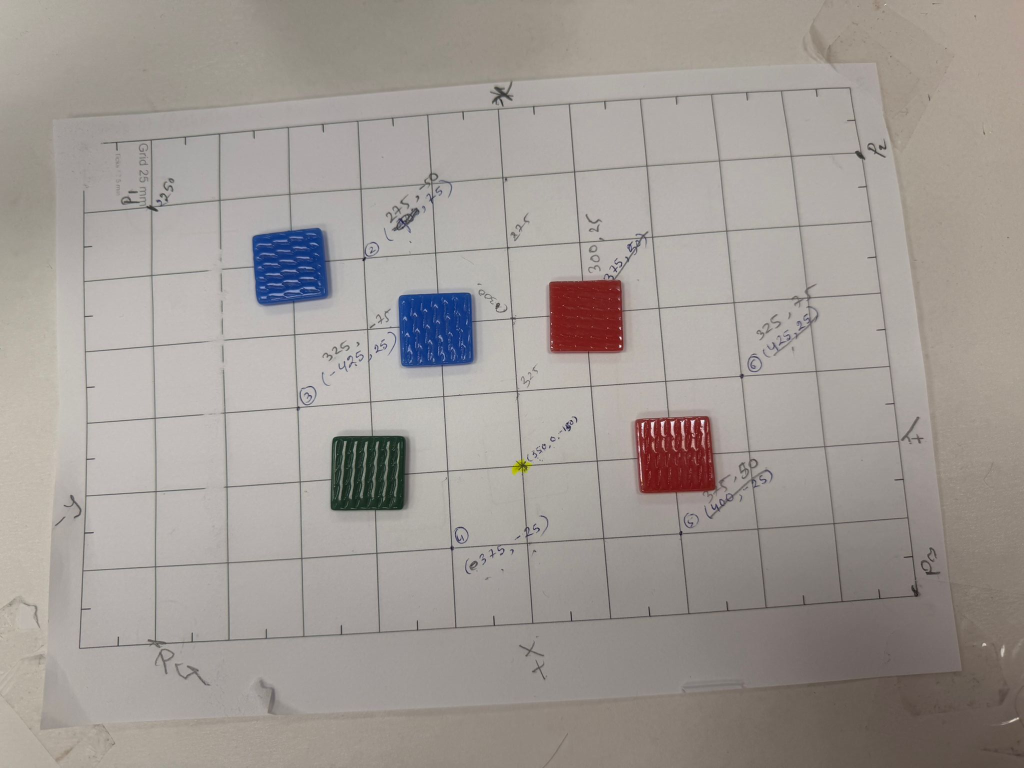
#> input picture run.jpeg, 2048 x 1536 px (shown at 1/2 size); its folder holds only this picture in this run
$ python -i app.py   (imports and definitions only)
#> lines starting #> are read from the running program, lines starting #| are printed output that depends on the picture; after the words box and inside, x2 and y2 are one past the last pixel; in counts of white or black regions, pixels touching at a corner belong together
#> further down, picture is the input picture: shape (1536, 2048, 3); mean B, G, R 148.5, 153.3, 159.8
# Entry point for the vision-driven pick‑and‑place Streamlit application.
#
# When deploying this project you need only modify this file; all other
# modules are imported from the existing repository layout.  The package
# dependencies are:
#   * streamlit
#   * opencv-python
#   * numpy
#   * pandas (optional, used for nicer tables)
#
# Install them before running the app (e.g. ``pip install streamlit opencv-python
# numpy pandas``) or provide a requirements.txt alongside the project.

from pathlib import Path
import json

import cv2
import numpy as np
try:
    import pandas as pd
except ImportError:
    pd = None  # pandas is optional; we'll fall back to built-in streamlit tables

# streamlit is an optional dependency; if it's not installed the module will
# still import and a lightweight CLI will be used instead of the web UI.
try:
    import streamlit as st
except ImportError:
    st = None

# detection and robot modules have been reorganized in the repository; the original
# `Detector` and `DobotController` classes no longer exist.  Rather than adding new
# files we implement a lightweight detector locally and reuse the existing
# `robot_control` helpers.  This keeps all deployment logic confined to this
# single file as requested.

# we will import helpers from the current project structure
from robot import robot_control

# note: `pixel_to_robot` mapping is implemented internally below since the
# utility module is not present in the workspace

# [7 lines left out: function _pixel_to_robot, not called in this run]


# ---------------------------------------------------------------------------
# lightweight object detector used by the Streamlit UI
# ---------------------------------------------------------------------------
class Detector:
    """Simple colour/shape detector that works on a static image.

    This replaces the missing ``perception.detector`` module from the old
    application.  The implementation is intentionally minimal – it segments the
    image in HSV space, finds contours and classifies them as ``circle`` or
    ``square`` by looking at the polygon approximation.  The colour of an
    object is determined from whichever mask produced it.
    """

    # colour thresholds in HSV (lower/upper pairs). red uses two ranges.
    _COLOR_RANGES = {
        "red": [([0, 120, 70], [10, 255, 255]), ([170, 120, 70], [180, 255, 255])],
        "green": [([36, 100, 100], [86, 255, 255])],
        "blue": [([94, 80, 2], [126, 255, 255])],
    }

    def find_objects(self, image, color_name="any", shape_type="any"):
#> called with color_name = 'any', shape_type = 'any'
        hsv = cv2.cvtColor(image, cv2.COLOR_BGR2HSV)
#> hsv: shape (1536, 2048, 3); mean H, S, V 17.9, 24.4, 161.2

        # build mask according to requested colour
        mask = None
        if color_name == "any":
            # combine all colours
            m = None
            for ranges in self._COLOR_RANGES.values():
                for (low, high) in ranges:
                    curr = cv2.inRange(hsv, np.array(low), np.array(high))
                    m = curr if m is None else cv2.bitwise_or(m, curr)
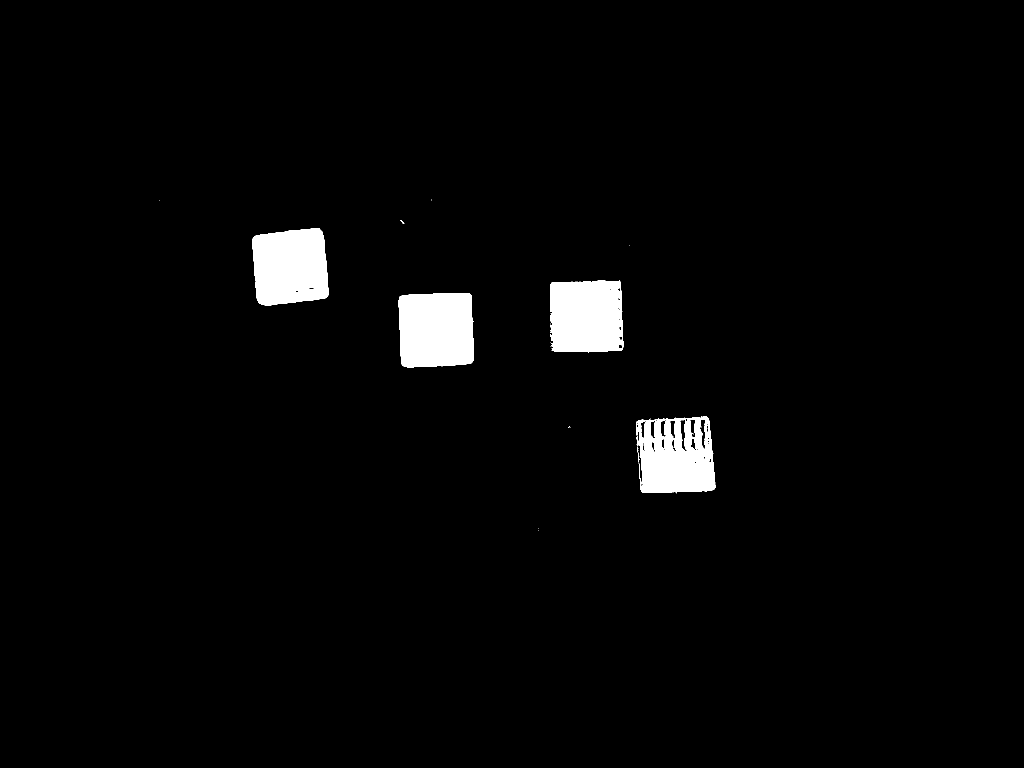
#> m: shape (1536, 2048) (shown at 1/2 size); 2.5% white; 21 white regions (14 under 20 px), largest, box (x1, y1, x2, y2) and area: (797, 586, 948, 735) 21063, (505, 456, 657, 611) 20289, (1100, 561, 1247, 706) 19744
            mask = m
        else:
            ranges = self._COLOR_RANGES.get(color_name, [])
            for (low, high) in ranges:
                curr = cv2.inRange(hsv, np.array(low), np.array(high))
                mask = curr if mask is None else cv2.bitwise_or(mask, curr)

        if mask is None:
            return []

        # clean up mask
        kernel = np.ones((5, 5), np.uint8)
        mask = cv2.morphologyEx(mask, cv2.MORPH_OPEN, kernel, iterations=2)
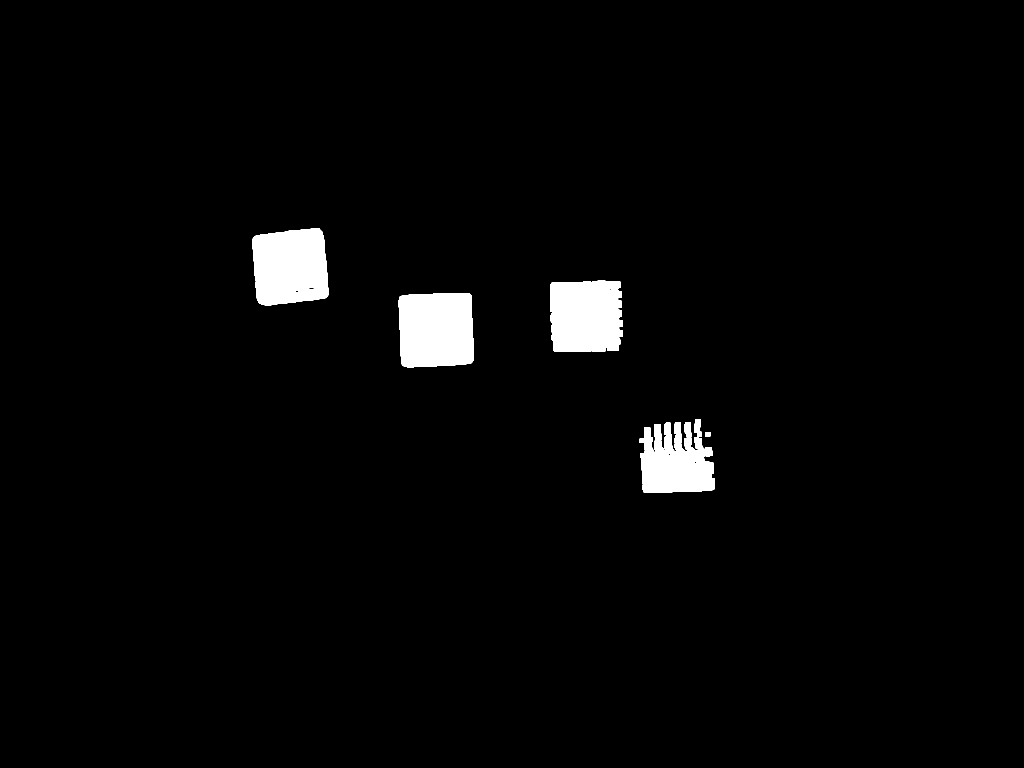
#> mask: shape (1536, 2048) (shown at 1/2 size); 2.4% white; 10 white regions, largest, box (x1, y1, x2, y2) and area: (797, 586, 948, 735) 21054, (505, 457, 657, 611) 20276, (1100, 561, 1246, 703) 19396
        mask = cv2.morphologyEx(mask, cv2.MORPH_CLOSE, kernel, iterations=2)
#> mask: shape (1536, 2048); 2.5% white; 4 white regions

        contours, _ = cv2.findContours(mask, cv2.RETR_EXTERNAL, cv2.CHAIN_APPROX_SIMPLE)
#> contours = 4 contours; box (x1, y1, x2, y2) and area: (797, 586, 948, 735) 20779, (505, 457, 657, 611) 20127, (1100, 561, 1246, 703) 19380, (1279, 838, 1430, 986) 17946

        results = []
        for cnt in contours:
            area = cv2.contourArea(cnt)
            if area < 500:  # ignore small noise
                continue

            # centroid
            M = cv2.moments(cnt)
            if M["m00"] == 0:
                continue
            cx = float(M["m10"] / M["m00"])
            cy = float(M["m01"] / M["m00"])

            # shape classification
            approx = cv2.approxPolyDP(cnt, 0.04 * cv2.arcLength(cnt, True), True)
            if len(approx) == 4:
                detected_shape = "square"
            elif len(approx) > 4:
                detected_shape = "circle"
            else:
                detected_shape = "unknown"

            if shape_type != "any" and detected_shape != shape_type:
                continue

            results.append({
                "pixel_center": (cx, cy),
                "color": color_name if color_name != "any" else "unknown",
                "Shape": detected_shape,
            })
#> this loop made 4 passes
#> (area, cx, cy, approx) on passes 1 to 4: (17946, 1351.7, 917.9, [[1400, 838], [1288, 855], [1288, 985], [1429, 977]]), (20779, 871.9, 659.3, [[939, 587], [799, 593], [805, 731], [944, 724]]), (19379.5, 1172.2, 631.9, [[1240, 563], [1103, 565], [1106, 701], [1237, 701]]), (20127, 580.3, 533.4, [[639, 457], [506, 475], [519, 607], [655, 592]])
#> after the loop, results = 4 items

        return results


ROOT = Path(__file__).resolve().parent
# primary default image (older code used 'outputs', some modules write to 'output')
DEFAULT_IMAGE = ROOT / "outputs" / "camera_detection.png"
ALT_DEFAULT_IMAGE = ROOT / "output" / "annotated_result.jpg"
CALIBRATION_CANDIDATES = [
    ROOT / "calibration.json",
    ROOT / "callibration.json",
    ROOT / "calibration" / "calibration.json",
    ROOT / "calibration" / "callibration.json",
]


# [46 lines left out: functions _load_image, _load_homography, not called in this run]


def _to_rgb(image_bgr):
    return cv2.cvtColor(image_bgr, cv2.COLOR_BGR2RGB)


# [296 lines left out: functions _build_rows, _annotate_image, _ensure_state, _connect_robot, _disconnect_robot, main and 1 more, not called in this run]


# [6 lines not run here, left out]

>>> import cv2
>>> picture = cv2.imread('run.jpeg')
>>> result = Detector().find_objects(picture)
#> result = 4 items
